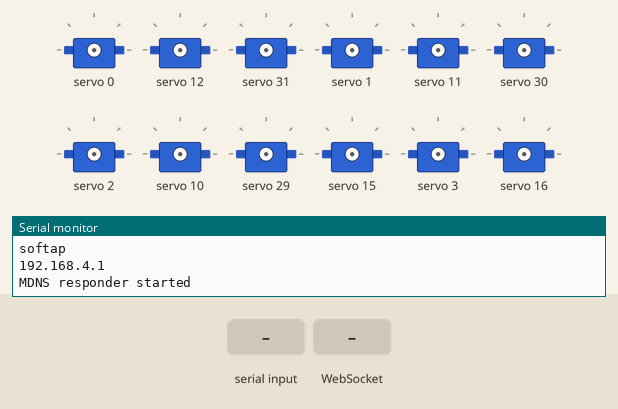
A sketch run on a simulated ESP32. Shown: 12 × servo, the last lines printed to the serial monitor. The inputs (shaded band) are chosen by the test bench.

Above: at 1.2 s.
1.3 s: "forward\n" received over Serial
At 3.1 s:
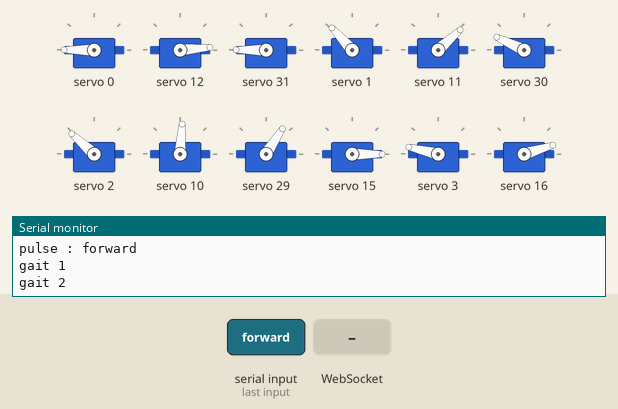
4.3 s: WebSocket text "backward" received
At 5.9 s:
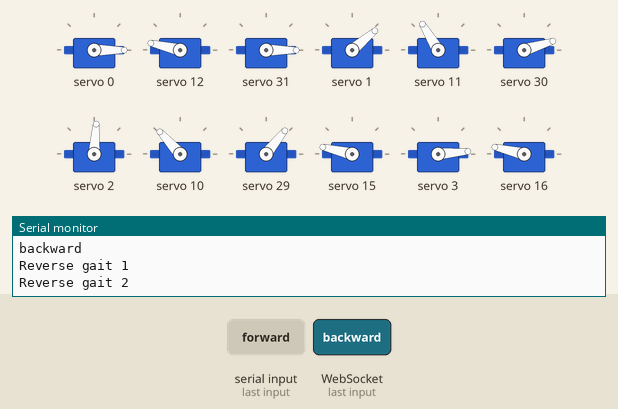
6.4 s: "sit\n" received over Serial
At 6.9 s:
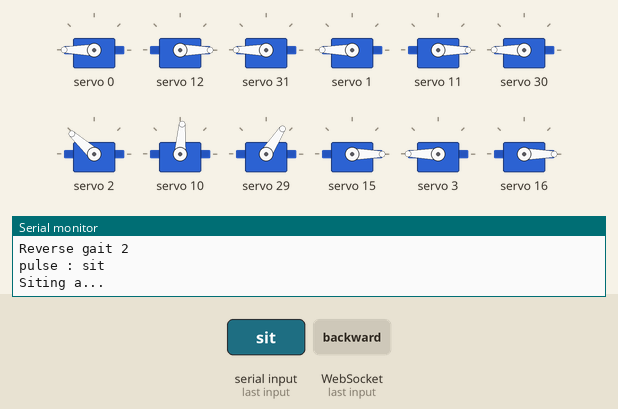
8.0 s: WebSocket text "stand" received
At 8.6 s:
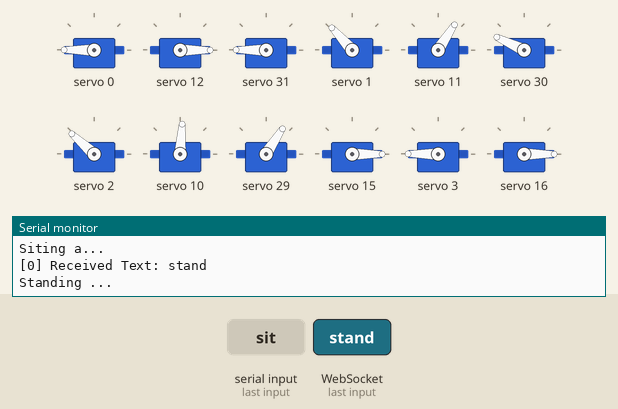
9.5 s: "stand\n" received over Serial
At 9.65 s:
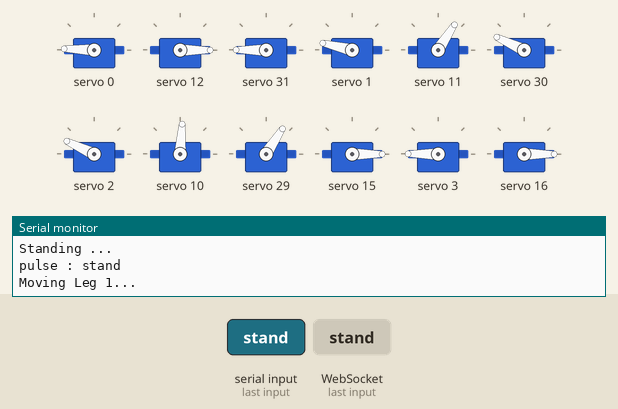
11.3 s: WebSocket text "forward" received
At 11.89 s:
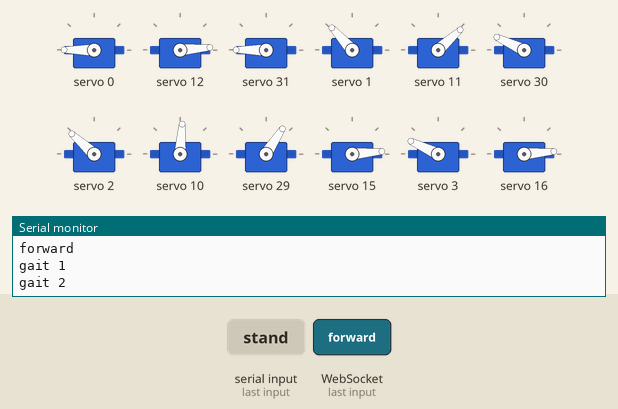
Timing chart, 0 to 14.3 s (numbered marks = the images above; inputs shaded):
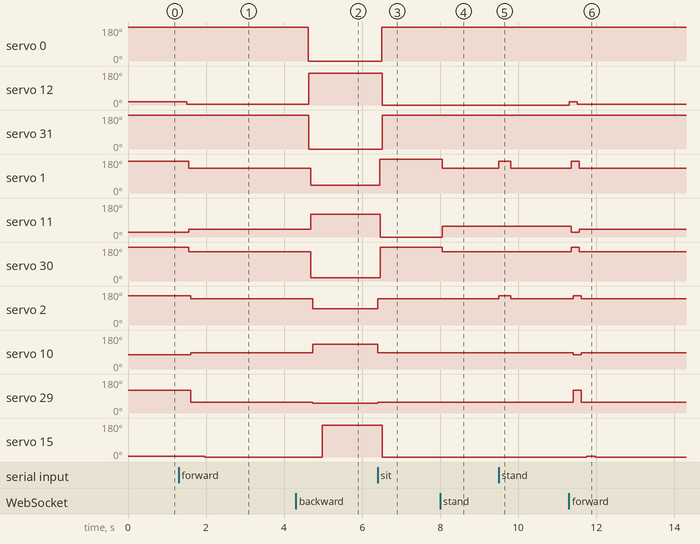

Measured:
- after the input at 1.3 s, servo 0, servo 31: 178° → 180° after 0.21 s; servo 12: 17° → 5° after 0.21 s; servo 1: 167° → 132° after 0.26 s; servo 11: 25° → 42° after 0.26 s; servo 30: 180° → 155° after 0.26 s
- after the input at 4.3 s, servo 0, servo 31: 180° → 0° after 0.33 s; servo 12: 5° → 167° after 0.33 s; servo 1: 132° → 40° after 0.38 s; servo 11: 42° → 121° after 0.38 s; servo 30: 155° → 17° after 0.38 s
- after the input at 6.4 s, servo 0, servo 31: 0° → 180° after 0.11 s; servo 12, servo 15, servo 16: 167° → 0° after 0.11 s; servo 1: 40° → 180° after 0.06 s; servo 11: 121° → 0° after 0.06 s; servo 30: 17° → 180° after 0.06 s
- after the input at 8.0 s, servo 1: 180° → 132° after 0.06 s; servo 11: 0° → 57° after 0.06 s; servo 30: 180° → 155° after 0.06 s
- after the input at 9.5 s, servo 0: 180° → 178° at once, → 180° 0.30 s later; servo 1: 132° → 167° at once, → 132° 0.30 s later; servo 2: 138° → 155° at once, → 138° 0.30 s later
- after the input at 11.3 s, servo 0, servo 31: 180° → 178° at once, → 180° 0.21 s later; servo 12: 0° → 17° at once, → 5° 0.21 s later; servo 1: 132° → 167° after 0.05 s, → 132° 0.21 s later; servo 11: 57° → 25° after 0.05 s, → 42° 0.21 s later; servo 30: 155° → 180° after 0.05 s, → 155° 0.21 s later

The sketch:

servodriver2.ino
```cpp
#include <Wire.h>
#include <Adafruit_PWMServoDriver.h>
#include <ESPmDNS.h>
#include <ESPAsyncWebServer.h>
#include <WebSocketsServer.h>
#include <ArduinoJson.h>


// counters for move leg 1
int i1L1 = 0;
int i2L1 = 0;
int i3L1 = 0;
int i4L1 = 0;
int i5L1 = 0;
int i6L1 = 0;
// counters for move leg 1

bool gait1Status = false;
bool gait1ReverseStatus = false;


AsyncWebServer server(80);  //port for async server

WebSocketsServer websockets(81);  // port for web socket


void notFound(AsyncWebServerRequest *request) {
  request->send(404, "text/plain", "Page Not found");
}


// called this way, it uses the default address 0x40
Adafruit_PWMServoDriver board1 = Adafruit_PWMServoDriver(0x40);
Adafruit_PWMServoDriver board2 = Adafruit_PWMServoDriver(0x41);
int maximumServo = 32;  //how many servos are connected

#define SERVOMIN 74   // 125  // this is the 'minimum' pulse length count (out of 4096)
#define SERVOMAX 513  // 575  // this is the 'maximum' pulse length count (out of 4096)

int servoNumber = 0;

void webSocketEvent(uint8_t num, WStype_t type, uint8_t *payload, size_t length) {
  switch (type) {
    case WStype_DISCONNECTED:
      Serial.printf("[%u] Disconnected!\n", num);
      break;
    case WStype_CONNECTED:
      {
        IPAddress ip = websockets.remoteIP(num);
        Serial.printf("[%u] Connected from IP: %d.%d.%d.%d\n", num, ip[0], ip[1], ip[2], ip[3]);
        websockets.sendTXT(num, "Connected from server");
        break;
      }
    case WStype_TEXT:
      {
        Serial.printf("[%u] Received Text: %s\n", num, payload);
        String message = String((char *)(payload));

        if (message.equals("backward")) {
          Serial.println("backward");
          gait1Backward();
          delay(100);
          if (gait1ReverseStatus) {
            gait2Backward();
          }
          delay(500);
        }
        if (message.equals("sit")) {
          sit();
        }
        if (message.equals("stand")) {
          stand();
        }

        if (message.equals("forward")) {
          Serial.println("forward ");
          gait1();
          delay(100);
          if (gait1Status) {
            gait2();
          }
          delay(500);

          // DynamicJsonDocument doc(500);
          // DeserializationError error = deserializeJson(doc, message);

          // if (error) {
          //   Serial.print("JSON deserialization failed: ");
          //   Serial.println(error.c_str());
          //   return;
          // }

          // // Iterate over servo data received in JSON
          // for (int i = 0; i <= 31; i++) {           // loop through 18 servos (0 to 17)
          //   String servoKey = "servo" + String(i);  // create the key like "servo0", "servo1", etc.

          //   if (doc.containsKey(servoKey)) {
          //     int angle = doc[servoKey];  // get the angle from the JSON
          //     // Serial.printf("Servo %d -> Angle: %d\n", i, angle);  // debug print for each servo and its angle

          //     int pulse = angleToPulse(angle);  // convert angle to PWM pulse

          //     if (i <= 15) {
          //       board1.setPWM(i, 0, pulse);  // for servos 0 to 15 on board1
          //       delay(15);
          //     } else {
          //       Serial.print("board 2  : ");
          //       Serial.print(i - 16);
          //       Serial.print("angleg  : ");
          //       Serial.println(angle);

          //       board2.setPWM(i - 16, 0, pulse);  // for servos 16 and 17 on board2
          //       delay(15);
          //     }
          //   }
          // }


          break;
        }else{

        }
      }
    default:
      break;
  }
}


void setup() {

  Serial.begin(115200);
  Serial.println("32 channel Servo test!");

  // servo driver ;
  board1.begin();
  board2.begin();
  board1.setPWMFreq(50);  // Analog servos run at ~50 Hz updates
  board2.setPWMFreq(50);


  WiFi.softAP("ONESTEP", "");
  Serial.println("softap");
  Serial.println("");
  Serial.println(WiFi.softAPIP());


  // mdns
  if (MDNS.begin("ONESTEP")) {  //esp.local/
    Serial.println("MDNS responder started");
  }


  server.on("/", [](AsyncWebServerRequest *request) {
    String message = "hello world";
    request->send(200, "text/plain", message);
  });

  server.on("/page1", HTTP_GET, [](AsyncWebServerRequest *request) {
    String message = "Welcome to page1";
    board2.setPWM(0, 0, angleToPulse(90));
    request->send(200, "text/plain", message);
  });

  server.onNotFound(notFound);

  server.begin();
  websockets.begin();  //it will start web scoket
  websockets.onEvent(webSocketEvent);
}

void loop() {

  websockets.loop();
  if (Serial.available()) {

    String input = Serial.readStringUntil('\n');  // Read until newline character
    Serial.print("pulse : ");
    Serial.println(input);

    if (input.equals("sit")) {
      sit();  // Call the sit function
    } else if (input.equals("stand")) {
      // stand();  // Call the stand function
      moveLeg1();  // Moves Leg 1 with a speed of 15 ms delay per angle step
    } else if (input.equals("forward")) {
      // stand();  // Call the stand function
      // moveLeg1();  // Moves Leg 1 with a speed of 15 ms delay per angle step
      // moveLeg4();  // Moves Leg 1 with a speed of 15 ms delay per angle step
      // moveLeg5();  // Moves Leg 1 with a speed of 15 ms delay per angle step
      gait1();
      delay(100);
      if (gait1Status) {
        gait2();
      }
      delay(2500);

      // moveLeg2();
      // moveLeg3();
      // moveLeg6();
      // delay(2500);
    }

    // Convert the input string to an integer
    // int angle = input.toInt();  // Convert string to integer
    // Serial.println(angle);

    // board2.setPWM(0, 0, angleToPulse(angle));
    // board1.setPWM(0, 0, angleToPulse(angle));
  }
}


/*
 * angleToPulse(int ang)
 * gets angle in degree and returns the pulse width
 * also prints the value on seial monitor
 * written by Ahmad Nejrabi for Robojax, Robojax.com
 */
int angleToPulse(int ang) {
  int pulse = map(ang, 0, 180, SERVOMIN, SERVOMAX);  // map angle of 0 to 180 to Servo min and Servo max
  // Serial.print("Angle: ");
  // Serial.print(ang);
  // Serial.print(" pulse: ");
  // Serial.println(pulse);
  return pulse;
}


// Function to move hexapod to a sit position
void sit() {

  Serial.println("Siting a...");


  board1.setPWM(2, 0, angleToPulse(135));  // Leg 1 Coxa - move front
  board1.setPWM(13, 0, angleToPulse(45));  // Leg 2 Coxa - move back
  board1.setPWM(5, 0, angleToPulse(90));   // Leg 3 Coxa - move front
  board1.setPWM(10, 0, angleToPulse(90));  // Leg 4 Coxa - move front

  board2.setPWM(13, 0, angleToPulse(65));  //Leg 5  Coxa - move front
  board2.setPWM(2, 0, angleToPulse(155));  //Leg 6 Coxa - move back
  delay(50);


  board1.setPWM(1, 0, angleToPulse(180));  // Leg 1 Femur - move down
  board1.setPWM(14, 0, angleToPulse(0));   // Leg 2 Femur - move down
  board1.setPWM(4, 0, angleToPulse(180));  // Leg 3 Femur - move down
  board1.setPWM(11, 0, angleToPulse(0));   // Leg 4 Femur - down

  board2.setPWM(14, 0, angleToPulse(180));  //Leg 5  Femur - down
  board2.setPWM(1, 0, angleToPulse(5));     //Leg 6 Femur - move down
  delay(50);


  board1.setPWM(0, 0, angleToPulse(180));  // Leg 1 Tibia - neutral
  board1.setPWM(15, 0, angleToPulse(0));   // Leg 2 Tibia - neutral
  board1.setPWM(3, 0, angleToPulse(180));  // Leg 3 Tibia - neutral
  board1.setPWM(12, 0, angleToPulse(0));   // Leg 4 Tibia - neutral

  board2.setPWM(15, 0, angleToPulse(180));  //Leg 5  Tibia - neutral
  board2.setPWM(0, 0, angleToPulse(5));     //Leg 6 Tibia - neutral

  delay(500);  // Give time for the servos to move
}


// Function to move hexapod to a stand position
void stand() {

  Serial.println("Standing ...");
  board1.setPWM(2, 0, angleToPulse(135));  // Leg 1 Coxa - move front
  board1.setPWM(13, 0, angleToPulse(45));  // Leg 2 Coxa - move back
  board1.setPWM(5, 0, angleToPulse(90));   // Leg 3 Coxa - move front
  board1.setPWM(10, 0, angleToPulse(90));  // Leg 4 Coxa - move front

  board2.setPWM(13, 0, angleToPulse(65));  //Leg 5  Coxa - move front
  board2.setPWM(2, 0, angleToPulse(155));  //Leg 6 Coxa - move back
  delay(50);

  board1.setPWM(1, 0, angleToPulse(130));  // Leg 1 Femur - move down
  board1.setPWM(14, 0, angleToPulse(65));  // Leg 2 Femur - move down
  board1.setPWM(4, 0, angleToPulse(150));  // Leg 3 Femur - move down
  board1.setPWM(11, 0, angleToPulse(65));  // Leg 4 Femur - down

  board2.setPWM(14, 0, angleToPulse(150));  //Leg 5  Femur - down
  board2.setPWM(1, 0, angleToPulse(65));    //Leg 6 Femur - move down
  delay(50);

  board1.setPWM(0, 0, angleToPulse(180));  // Leg 1 Tibia - neutral
  board1.setPWM(15, 0, angleToPulse(0));   // Leg 2 Tibia - neutral

  board1.setPWM(3, 0, angleToPulse(180));  // Leg 3 Tibia - neutral
  board1.setPWM(12, 0, angleToPulse(0));   // Leg 4 Tibia - neutral

  board2.setPWM(15, 0, angleToPulse(180));  //Leg 5  Tibia - neutral
  board2.setPWM(0, 0, angleToPulse(5));     //Leg 6 Tibia - neutral


  delay(500);  // Give time for the servos to move
}


void moveLeg6() {
  Serial.println("Moving Leg 6 ...");

  // Swing phase - move leg through the air (initial to final position)
  // 1. Rise the leg (Swing Phase)

  board2.setPWM(0, 0, angleToPulse(20));  // Move tibia (servo 0)   160
  board2.setPWM(1, 0, angleToPulse(30));  // Move femur (servo 1) 160
  board2.setPWM(2, 0, angleToPulse(45));  // Move coxa (servo 2) 170

  delay(300);

  board2.setPWM(0, 0, angleToPulse(30));   // Move tibia (servo 0)   160
  board2.setPWM(1, 0, angleToPulse(45));   // Move femur (servo 1) 160
  board2.setPWM(2, 0, angleToPulse(165));  // Move coxa (servo 2) 170
  delay(300);
}


void moveLeg5() {
  Serial.println("Moving Leg 5...");

  // Swing phase - move leg through the air (initial to final position)
  // 1. Rise the leg (Swing Phase)

  board2.setPWM(15, 0, angleToPulse(170));  // Move tibia (servo 0)   160
  board2.setPWM(14, 0, angleToPulse(180));  // Move femur (servo 1) 160
  board2.setPWM(13, 0, angleToPulse(170));  // Move coxa (servo 2) 170

  delay(300);

  board1.setPWM(15, 0, angleToPulse(180));  // Move tibia (servo 0)   160
  board1.setPWM(14, 0, angleToPulse(150));  // Move femur (servo 1) 160
  board1.setPWM(13, 0, angleToPulse(65));   // Move coxa (servo 2) 170
  delay(300);
}


void moveLeg4() {
  Serial.println("Moving Leg 4...");

  // Swing phase - move leg through the air (initial to final position)
  // 1. Rise the leg (Swing Phase)

  board1.setPWM(12, 0, angleToPulse(30));  // Move tibia (servo 0)   160
  board1.setPWM(11, 0, angleToPulse(37));  // Move femur (servo 1) 160
  board1.setPWM(10, 0, angleToPulse(80));  // Move coxa (servo 2) 170

  delay(300);

  board1.setPWM(12, 0, angleToPulse(20));  // Move tibia (servo 0)   160
  board1.setPWM(11, 0, angleToPulse(52));  // Move femur (servo 1) 160
  board1.setPWM(10, 0, angleToPulse(90));  // Move coxa (servo 2) 170
  delay(300);
}


void moveLeg3() {
  Serial.println("Moving Leg 3...");

  // Swing phase - move leg through the air (initial to final position)
  // 1. Rise the leg (Swing Phase)

  board1.setPWM(3, 0, angleToPulse(150));  // Move tibia (servo 0)   160
  board1.setPWM(4, 0, angleToPulse(170));  // Move femur (servo 1) 160
  board1.setPWM(5, 0, angleToPulse(115));  // Move coxa (servo 2) 170

  delay(300);

  board1.setPWM(3, 0, angleToPulse(160));  // Move tibia (servo 0)   160
  board1.setPWM(4, 0, angleToPulse(140));  // Move femur (servo 1) 160
  board1.setPWM(5, 0, angleToPulse(90));   // Move coxa (servo 2) 170
  delay(300);
}


void moveLeg2() {
  Serial.println("Moving Leg 2...");

  // Swing phase - move leg through the air (initial to final position)
  // 1. Rise the leg (Swing Phase)

  board1.setPWM(15, 0, angleToPulse(20));  // Move tibia (servo 0)   160
  board1.setPWM(14, 0, angleToPulse(30));  // Move femur (servo 1) 160
  board1.setPWM(13, 0, angleToPulse(45));  // Move coxa (servo 2) 170

  delay(300);

  board1.setPWM(15, 0, angleToPulse(10));  // Move tibia (servo 0)   160
  board1.setPWM(14, 0, angleToPulse(45));  // Move femur (servo 1) 160
  board1.setPWM(13, 0, angleToPulse(60));  // Move coxa (servo 2) 170
  delay(300);
}


void moveLeg1() {
  Serial.println("Moving Leg 1...");

  // Swing phase - move leg through the air (initial to final position)
  // 1. Rise the leg (Swing Phase)

  board1.setPWM(0, 0, angleToPulse(170));  // Move tibia (servo 0)   160
  board1.setPWM(1, 0, angleToPulse(160));  // Move femur (servo 1) 160
  board1.setPWM(2, 0, angleToPulse(150));  // Move coxa (servo 2) 170

  delay(300);

  board1.setPWM(0, 0, angleToPulse(180));  // Move tibia (servo 0)   160
  board1.setPWM(1, 0, angleToPulse(130));  // Move femur (servo 1) 160
  board1.setPWM(2, 0, angleToPulse(135));  // Move coxa (servo 2) 170
  delay(300);
  // if (i1L1 <= 10) {
  //     Serial.print("Femur angle (rising): ");
  //     Serial.println(130 + i1L1 * 3);  // Log the angle for femur
  //     Serial.print("Coxa angle (rising): ");
  //     Serial.println(135 + i1L1 * 2);  // Log the angle for coxa


  //     i1L1++;
  // }

  // 2. Rotate the leg forward (Swing Phase - Tibia)
  // if (i2L1 <= 30) {
  //   Serial.print("Tibia angle (rotating forward): ");
  //   Serial.println(180 - i2L1);  // Log the angle for tibia

  //   board1.setPWM(0, 0, angleToPulse(180 - i2L1));  // Move tibia (servo 0)

  //   i2L1++;
  // }

  // 3. Lower the leg to touch the ground (Swing Phase)
  // if (i2L1 > 20 && i3L1 <= 10) {
  //   Serial.print("Coxa angle (lowering): ");
  //   Serial.println(40 + i3L1 * 2);  // Log the angle for coxa lowering

  //   Serial.print("Femur angle (lowering): ");
  //   Serial.println(60 + i3L1 * 3);  // Log the angle for femur lowering

  //   board1.setPWM(2, 0, angleToPulse(40 + i3L1 * 2));  // Lower the coxa (servo 2)
  //   board1.setPWM(1, 0, angleToPulse(60 + i3L1 * 3));  // Lower the femur (servo 1)

  //   i3L1++;
  // }

  // 4. Rotate back to the initial position (Stance Phase)
  // if (i2L1 >= 30) {
  //   Serial.print("Tibia angle (returning to stance): ");
  //   Serial.println(70 + i4L1);  // Log the angle for tibia returning to initial position

  //   board1.setPWM(0, 0, angleToPulse(70 + i4L1));  // Return tibia (servo 0) to starting position

  //   i4L1++;
  //   // Optional: Indicate that the leg is in stance phase
  //   // leg1Status = HIGH;  // Leg is now in stance phase
  // }

  // 5. Reset counters for next cycle
  if (i4L1 >= 30) {
    i1L1 = 0;
    i2L1 = 0;
    i3L1 = 0;
    i4L1 = 0;
  }

  delay(50);  // Control movement speed by adding delays
}


void gait2() {
  Serial.println("gait 2 ");
  // 2, 3, 6
  // Tibia
  board1.setPWM(15, 0, angleToPulse(20));  // Leg 2 Move tibia (servo 0)   160
  board1.setPWM(3, 0, angleToPulse(150));  // Leg 3 Move tibia (servo 0)   160
  board2.setPWM(0, 0, angleToPulse(20));   // Move tibia (servo 0)   160
  delay(50);

  // femur
  board1.setPWM(14, 0, angleToPulse(30));  // Leg 2 Move femur (servo 1) 160
  board1.setPWM(4, 0, angleToPulse(170));  // Leg 3 Move femur (servo 1) 160
  board2.setPWM(1, 0, angleToPulse(30));   // Move femur (servo 1) 160
  delay(50);

  // coxa
  board1.setPWM(13, 0, angleToPulse(45));  // Leg 2 Move coxa (servo 2) 170
  board1.setPWM(5, 0, angleToPulse(115));  // Leg 3 Move coxa (servo 2) 170
  board2.setPWM(2, 0, angleToPulse(150));  // Move coxa (servo 2) 170
  delay(100);


  // back to intial
  // Tibia
  board1.setPWM(15, 0, angleToPulse(10));  // Leg 2 Move tibia (servo 0)   160
  board1.setPWM(3, 0, angleToPulse(160));  // Leg 3 Move tibia (servo 0)   160
  board2.setPWM(0, 0, angleToPulse(30));   // Move tibia (servo 0)   160
  delay(50);

  // femur
  board1.setPWM(14, 0, angleToPulse(45));  // Leg 2 Move femur (servo 1) 160
  board1.setPWM(4, 0, angleToPulse(140));  // Leg 3 Move femur (servo 1) 160
  board2.setPWM(1, 0, angleToPulse(45));   // Move femur (servo 1) 160
  delay(50);

  // coxa
  board1.setPWM(13, 0, angleToPulse(60));  // Leg 2 Move coxa (servo 2) 170
  board1.setPWM(5, 0, angleToPulse(90));   // Leg 3 Move coxa (servo 2) 170
  board2.setPWM(2, 0, angleToPulse(165));  // Move coxa (servo 2) 170
  delay(50);

  gait1Status = false;
}


void gait1() {
  Serial.println("gait 1 ");
  // Tibia
  board1.setPWM(0, 0, angleToPulse(170));   // Leg1 Move tibia (servo 0)   160
  board1.setPWM(12, 0, angleToPulse(30));   // Leg4 Move tibia (servo 0)   160
  board2.setPWM(15, 0, angleToPulse(170));  // Leg 5 Move tibia (servo 0)   160
  delay(50);
  // femur
  board1.setPWM(1, 0, angleToPulse(160));   // Leg1 Move femur (servo 1) 160
  board1.setPWM(11, 0, angleToPulse(37));   // Leg4 Move femur (servo 1) 160
  board2.setPWM(14, 0, angleToPulse(180));  // Leg 5 Move femur (servo 1) 160
  delay(50);

  // //coxa
  board1.setPWM(2, 0, angleToPulse(150));   // Leg1 Move coxa (servo 2) 170
  board1.setPWM(10, 0, angleToPulse(80));   // Leg4 Move coxa (servo 2) 170
  board2.setPWM(13, 0, angleToPulse(120));  // Leg 5 Move coxa (servo 2) 170

  // back to intial
  delay(100);

  // Tibia
  board1.setPWM(0, 0, angleToPulse(180));   // Leg1  Move tibia (servo 0)   160
  board1.setPWM(12, 0, angleToPulse(20));   // Leg4 Move tibia (servo 0)   160
  board2.setPWM(15, 0, angleToPulse(180));  // Leg 5 Move tibia (servo 0)   160
  delay(50);


  // //femur
  board1.setPWM(1, 0, angleToPulse(130));   // Leg1  Move femur (servo 1) 160
  board1.setPWM(11, 0, angleToPulse(52));   // Leg4 Move femur (servo 1) 160
  board2.setPWM(14, 0, angleToPulse(150));  // Leg 5 Move femur (servo 1) 160
  delay(50);


  // //coxa
  board1.setPWM(2, 0, angleToPulse(135));  // Leg1  Move coxa (servo 2) 170
  board1.setPWM(10, 0, angleToPulse(90));  // Leg4 Move coxa (servo 2) 170
  board2.setPWM(13, 0, angleToPulse(65));  // Leg 5 Move coxa (servo 2) 170
  delay(50);

  gait1Status = true;
}


void gait1Backward() {
  // Reverse of gait1
  Serial.println("Reverse gait 1");

  // Tibia
  board1.setPWM(0, 0, angleToPulse(10));    // Leg1 Move tibia (servo 0) in reverse
  board1.setPWM(12, 0, angleToPulse(160));  // Leg4 Move tibia (servo 0) in reverse
  board2.setPWM(15, 0, angleToPulse(10));   // Leg5 Move tibia (servo 0) in reverse
  delay(50);

  // Femur
  board1.setPWM(1, 0, angleToPulse(50));    // Leg1 Move femur (servo 1) in reverse
  board1.setPWM(11, 0, angleToPulse(120));  // Leg4 Move femur (servo 1) in reverse
  board2.setPWM(14, 0, angleToPulse(30));   // Leg5 Move femur (servo 1) in reverse
  delay(50);

  // Coxa
  board1.setPWM(2, 0, angleToPulse(90));    // Leg1 Move coxa (servo 2) in reverse
  board1.setPWM(10, 0, angleToPulse(130));  // Leg4 Move coxa (servo 2) in reverse
  board2.setPWM(13, 0, angleToPulse(60));   // Leg5 Move coxa (servo 2) in reverse
  delay(100);

  // Return to initial position
  delay(50);

  gait1ReverseStatus = true;
}

void gait2Backward() {
  // Reverse of gait2
  Serial.println("Reverse gait 2");

  // Tibia
  board1.setPWM(15, 0, angleToPulse(160));  // Leg2 Move tibia (servo 0) in reverse
  board1.setPWM(3, 0, angleToPulse(20));    // Leg3 Move tibia (servo 0) in reverse
  board2.setPWM(0, 0, angleToPulse(160));   // Leg6 Move tibia (servo 0) in reverse
  delay(50);

  // Femur
  board1.setPWM(14, 0, angleToPulse(170));  // Leg2 Move femur (servo 1) in reverse
  board1.setPWM(4, 0, angleToPulse(30));    // Leg3 Move femur (servo 1) in reverse
  board2.setPWM(1, 0, angleToPulse(170));   // Leg6 Move femur (servo 1) in reverse
  delay(50);

  // Coxa
  board1.setPWM(13, 0, angleToPulse(115));  // Leg2 Move coxa (servo 2) in reverse
  board1.setPWM(5, 0, angleToPulse(45));    // Leg3 Move coxa (servo 2) in reverse
  board2.setPWM(2, 0, angleToPulse(150));   // Leg6 Move coxa (servo 2) in reverse
  delay(100);

  // Return to initial position
  delay(50);

  gait1ReverseStatus = false;
}
```
